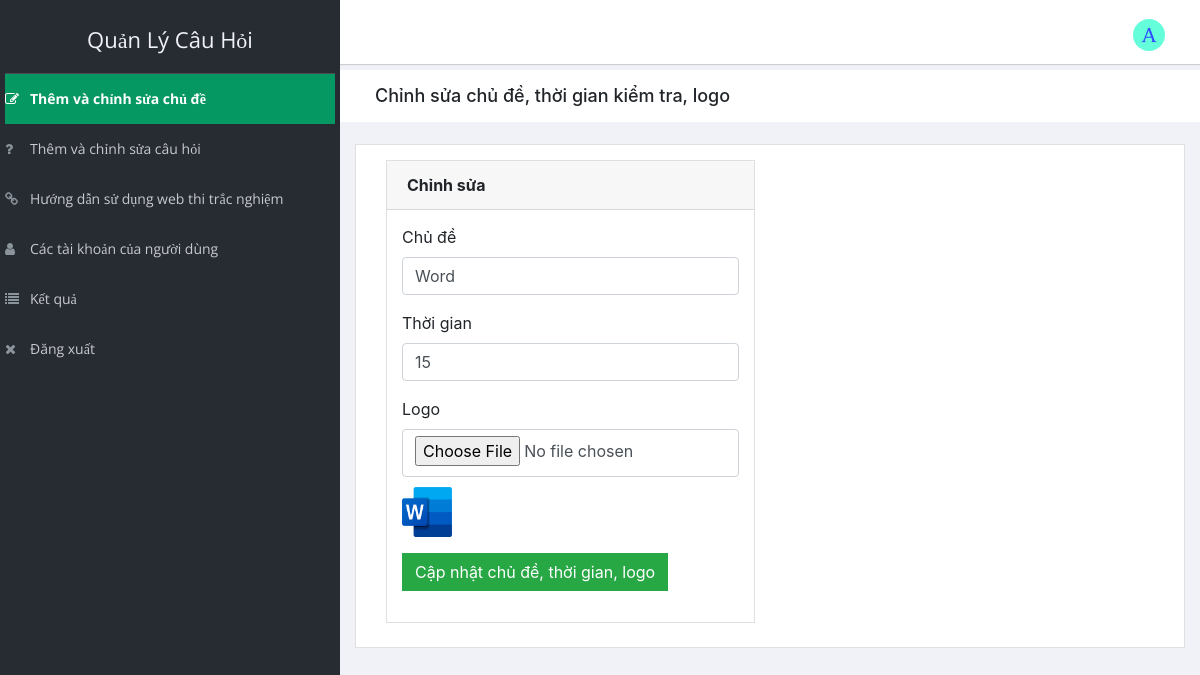
/Quiz-Web/online-quiz/admin/edit_exam.php?id=14 (signed in), run on the app's committed database.
### tables this page shows
CREATE TABLE `exam_category` (
  `id` int(5) NOT NULL,
  `category` varchar(100) NOT NULL,
  `exam_time_in_minutes` varchar(5) NOT NULL,
  `logo` varchar(200) NOT NULL
);

### Quiz-Web/online-quiz/admin/edit_exam.php (the view, shortened to what this page needs)
<?php
include "header.php";
include "../connection.php";
    ?>
<?php
$id=$_GET["id"];
$res=mysqli_query($link, "select * from exam_category where id=$id");
while($row=mysqli_fetch_array($res))
{
    $exam_category=$row["category"];
    $exam_time=$row["exam_time_in_minutes"];
    $exam_logo=$row["logo"];
}
?>
<div class="breadcrumbs">
    <div class="col-sm-6">
        <div class="page-header float-left">
            <div class="page-title">
                <h1>Chỉnh sửa chủ đề, thời gian kiểm tra, logo</h1>
            </div>
        </div>
    </div>
</div>
<div class="content mt-3">
    <div class="animated fadeIn">
        <div class="row">
            <div class="col-lg-12">
                <div class="card">
                    <form name="forml" action="" method="post" enctype="multipart/form-data">
                        <div class="card-body">
                            <div class="col-lg-6">
                                <div class="card">
                                    <div class="card-header"><strong>Chỉnh sửa</strong></div>
                                    <div class="card-body card-block">
                                        <div class="form-group"><label for="company" class=" form-control-label">Chủ đề
                                            </label><input type="text" name="examname" placeholder="Cập nhật chủ đề"
                                                class="form-control" value="<?php echo $exam_category;?>"></div>
                                        <div class=" form-group"><label for="vat" class=" form-control-label">Thời gian
                                            </label><input type="text" placeholder="Cập nhật thời gian"
                                                class="form-control" name="examtime" value="<?php echo $exam_time;?>">
                                        </div>
                                        <div class="form-group">
                                            <label for="company" class=" form-control-label">Logo
                                            </label><input type="file" name="flogoi" class="form-control"
                                                style="padding-bottom: 40px; margin-bottom: 10px">
                                            <img src="<?php echo $exam_logo; ?>" height="50" width="50"><br>
                                        </div>
                                        <div class=" form-group">
                                            <input type="submit" name="submitl" value="Cập nhật chủ đề, thời gian, logo"
                                                class="btn btn-success">
                                        </div>
                                    </div>
                                </div>
                            </div>
                        </div>
                    </form>
                </div>
            </div>
        </div>
    </div>
</div>

### data on the page
exam_category: examname "Word", examtime "15", logo (picture)
